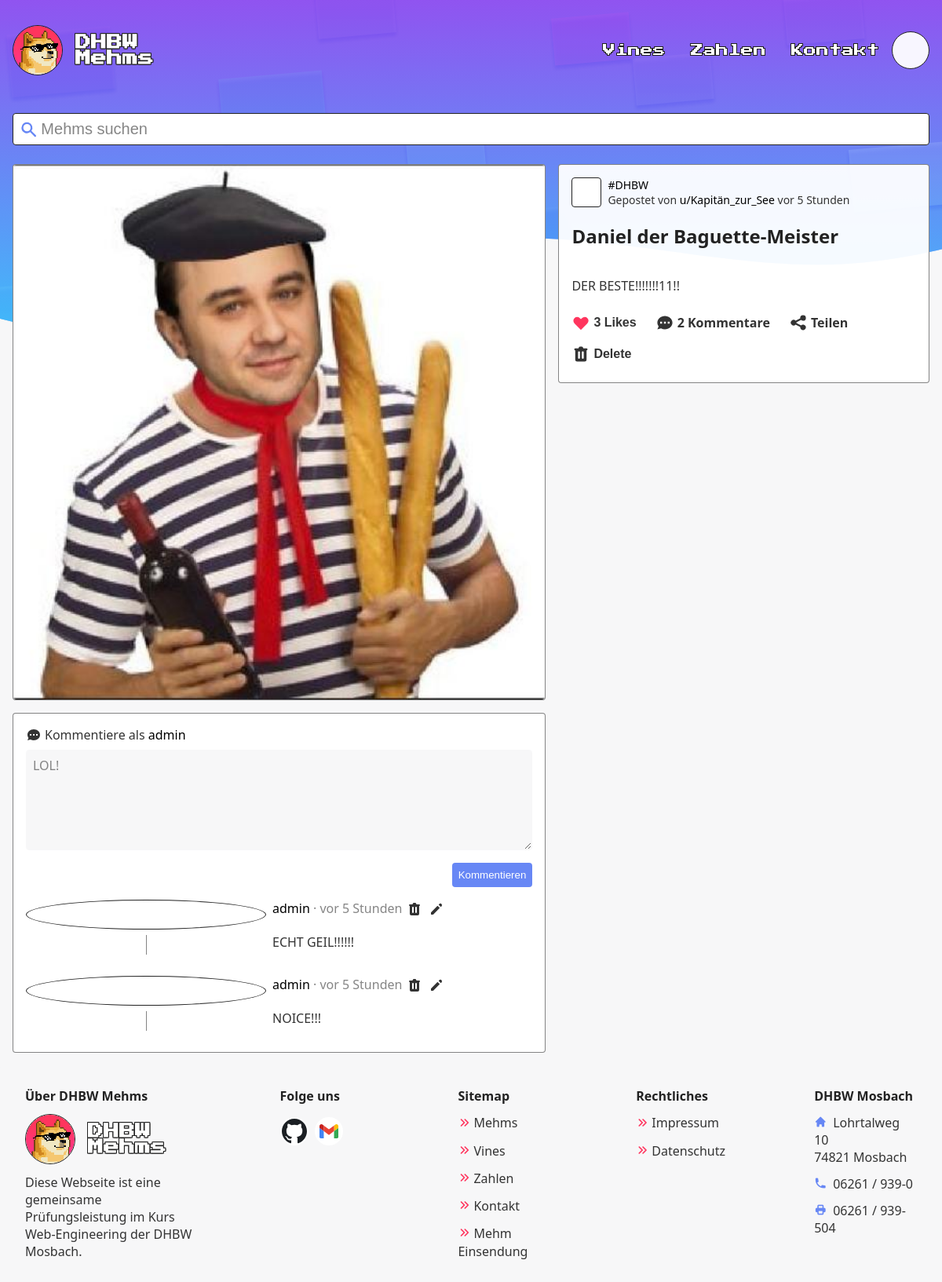
Screenshot of /php/mehm?id=4 (signed in) with the database file from the repository.
### tables this page shows
CREATE TABLE likes
(
    MehmID integer,
    UserID integer,
    PRIMARY KEY (MehmID, UserID),
    FOREIGN KEY (MehmID) REFERENCES mehms (ID) ON DELETE CASCADE,
    FOREIGN KEY (UserID) REFERENCES users (ID) ON DELETE CASCADE
);

CREATE TABLE mehms
(
    ID          integer PRIMARY KEY AUTO_INCREMENT,
    UserID      integer NOT NULL,
    Path        text    NOT NULL UNIQUE,
    Title       text    NOT NULL,
    Type        text,
    Description text,
    Visible     boolean DEFAULT FALSE,
    VisibleOn   timestamp,
    FOREIGN KEY (UserID) REFERENCES Users (ID) ON DELETE CASCADE
);

CREATE TABLE comments
(
    ID        integer PRIMARY KEY AUTO_INCREMENT,
    MehmID    integer NOT NULL,
    UserID    integer,
    Comment   text,
    Timestamp timestamp DEFAULT now(),
    FOREIGN KEY (MehmID) REFERENCES mehms (ID) ON DELETE CASCADE,
    FOREIGN KEY (UserID) REFERENCES users (ID) ON DELETE CASCADE
);

CREATE TABLE users
(
    ID       integer PRIMARY KEY AUTO_INCREMENT,
    Name     text UNIQUE NOT NULL,
    Password text        NOT NULL,
    Type     text        NOT NULL
);

### php/scripts/database.php (called while the page is built, shortened)
<?php
class Database {
  public PDO $database;
  public function connectToDatabase(string $ROOT) {
    $mysql_host = "localhost";
    $mysql_database = "main";
    $mysql_user = "root";
    $mysql_password = "";
    try {
      $this->database = new PDO("mysql:host=$mysql_host;dbname=$mysql_database", $mysql_user, $mysql_password);
    } catch (PDOException $exception) {
      $this->setupDatabase($ROOT, new PDO("mysql:host=$mysql_host;dbname=", $mysql_user, $mysql_password));
      $this->database = new PDO("mysql:host=$mysql_host;dbname=$mysql_database", $mysql_user, $mysql_password);
    }
  }
  public function getMehm(int $id, bool $admin): array {
    $query = 'SELECT *, count(l.MehmID) AS likeCount, mehms.Type AS Type, mehms.ID AS ID, mehms.UserID as UID
      FROM mehms
      LEFT JOIN users u ON mehms.UserID = u.ID
      LEFT JOIN likes l ON mehms.ID = l.MehmID
      WHERE mehms.ID =' . $id;
    if (!$admin) {
      $query .= ' AND Visible = TRUE';
    }
    try {
      $result = $this->database->query($query)->fetchAll();
      return $result[0];
    } catch (PDOException $e) {
      return [];
    }
  }
  public function getComments(int $id): array {
    $query = 'SELECT u.Name AS Name, Comment, u.ID as UID, Timestamp, comments.ID as ID
            FROM comments
            LEFT JOIN users u ON comments.UserID = u.ID
            WHERE MehmID = ' . $id . '
            ORDER BY Timestamp DESC';
    try {
      return $this->database->query($query)->fetchAll();
    } catch (PDOException $e) {
      return [];
    }
  }
}

### php/mehm.php (the view, shortened to what this page needs)
<!DOCTYPE html>
<html lang="de">
<head>
  <link rel="stylesheet" href="../css/toolbar.css">
  <link rel="stylesheet" href="../css/mehm.css">
  <?php include("includes/meta.php"); ?>
</head>
<body>
  <?php
  require_once 'scripts/database.php';
  $db = new Database();
  function timeElapsedString(string $datetime, int $level = 1): string {
    $now = new DateTime;
    $ago = new DateTime($datetime);
    $diff = $now->diff($ago);
    $diff->w = floor($diff->d / 7);
    $diff->d -= $diff->w * 7;
    $string = array(
      'y' => ["Jahr", "Jahren"],
      'm' => ["Monat", "Monaten"],
      'w' => ["Woche", "Wochen"],
      'd' => ["Tag", "Tagen"],
      'h' => ["Stunde", "Stunden"],
      'i' => ["Minute", "Minuten"],
      's' => ["Sekunde", "Sekunden"],
    );
    foreach ($string as $k => &$v) {
      if ($diff->$k) {
        $v = $diff->$k . ' ' . ($diff->$k > 1 ? $v[1] : $v[0]);
      } else {
        unset($string[$k]);
      }
    }
    $string = array_slice($string, 0, $level);
    return $string ? 'vor ' . implode(', ', $string) : 'gerade eben';
  }
  $id = $_GET["id"] ?? "";
  $isAdmin = isset($_SESSION) && $_SESSION["usertype"] == 1;
  $mehm = $db->getMehm($id, $isAdmin);
  $comments = $db->getComments($id);
  $commentCount = count($comments);
  include("includes/header.php");
  $isLogedin = isset($_SESSION["loggedIn"]) && $_SESSION['loggedIn'] === true;
  $isAdmin = $isLogedin && $_SESSION["usertype"] == 1;
  $isPrivileged = $isLogedin && $_SESSION['id'] == $mehm['UID'] || $isAdmin;
  ?>
  <main class="container">
    <form id="query" name="query" action="." method="GET" class="toolbar">
      <?php include("includes/toolbar/search-box.php"); ?>
    </form>
    <div class="content">
      <div class="main">
        <div class="paperlike mehm">
          <img src="<?php echo "../assets/mehms/" . $mehm["Path"] ?>" alt="<?php echo $mehm["Description"] ?>">
        </div>
        <div class="paperlike comments" id="comments">
          <?php if ($isLogedin) {
            echo '<form class="write-comment" id="comment">
            <label for="message">
            <svg xmlns="http://www.w3.org/2000/svg" viewBox="0 0 20 20" fill="currentColor">
              <path fill-rule="evenodd" d="M18 10c0 3.866-3.582 7-8 7a8.841 8.841 0 01-4.083-.98L2 17l1.338-3.123C2.493 12.767 2 11.434 2 10c0-3.866 3.582-7 8-7s8 3.134 8 7zM7 9H5v2h2V9zm8 0h-2v2h2V9zM9 9h2v2H9V9z" clip-rule="evenodd" />
            </svg>
            <span>Kommentiere als <a class="underline" href="mehms?search=u/' . $_SESSION["username"] . '">' . $_SESSION["username"] . '</a></span>
            </label>
            <textarea id="message" placeholder="LOL!" required></textarea>
            <button id="' . $mehm['ID'] . '-' . $_SESSION['id'] . '">Kommentieren</button>
            </form>';
          }
          ?>
          <?php if (count($comments) > 0) {
            echo '<div class="comment-list">';
            foreach ($comments as $comment) {
              echo '<div class="flex">
                <div class="comment-left">
                  <a class="user" href="mehms?search=u/' . $comment["Name"] . '">
                    <svg class="box" height="32" data-jdenticon-value="' . $comment["Name"] . '"></svg>
                  </a>
                  <div class="v-line"></div>
                </div>
                <div class="comment-right">
                  <div class="flex">
                    <div>
                      <a class="user underline" href="mehms?search=u/' . $comment["Name"] . '">
                        ' . $comment["Name"] . '
                      </a>
                      <span class="p-a">· ' . timeElapsedString($comment["Timestamp"]) . '</span>
                    </div>';
              if ($isLogedin && $_SESSION['id'] == $comment['UID'] || $isAdmin) {
                echo '<button onclick="deleteComment(' . $comment['ID'] . ')">
                        <svg xmlns="http://www.w3.org/2000/svg" class="icon-sm" viewBox="0 0 20 20" fill="currentColor">
                          <path fill-rule="evenodd" d="M9 2a1 1 0 00-.894.553L7.382 4H4a1 1 0 000 2v10a2 2 0 002 2h8a2 2 0 002-2V6a1 1 0 100-2h-3.382l-.724-1.447A1 1 0 0011 2H9zM7 8a1 1 0 012 0v6a1 1 0 11-2 0V8zm5-1a1 1 0 00-1 1v6a1 1 0 102 0V8a1 1 0 00-1-1z" clip-rule="evenodd" />
                        </svg>
                      </button>
                      <button onclick="editComment(this, ' . $comment['ID'] . ')">
                        <svg xmlns="http://www.w3.org/2000/svg" class="icon-sm" viewBox="0 0 20 20" fill="currentColor">
                          <path d="M13.586 3.586a2 2 0 112.828 2.828l-.793.793-2.828-2.828.793-.793zM11.379 5.793L3 14.172V17h2.828l8.38-8.379-2.83-2.828z" />
                        </svg>
                      </button>';
              }
              echo '</div><p>' . htmlspecialchars($comment["Comment"]) . '</p>
                </div>
              </div>';
            }
            echo '</div>';
          } ?>
        </div>
      </div>
      <aside class="paperlike meta">
        <div class="posted">
          <div class="profile-picture">
            <svg height="36" data-jdenticon-value="<?php echo $mehm["Name"] ?>"></svg>
          </div>
          <div class="posted-text">
            <p><?php echo '<a class="underline" href="mehms?filter=' . $mehm["Type"] . '">#' . $mehm["Type"] . '</a>' ?>
              <br> Gepostet
              von <?php echo '<a class="underline" href="mehms?search=u%2F' . $mehm["Name"] . '">u/' . $mehm["Name"] . "</a> " . timeElapsedString($mehm["VisibleOn"]) ?>
            </p>
          </div>
        </div>
        <h1 id="title" <?php if ($isPrivileged) echo 'class="editable" contenteditable="true"' ?>><?php echo htmlspecialchars($mehm["Title"]) ?></h1>
        <p <?php if ($isPrivileged && $mehm["Description"] != "") echo 'class="editable" id="descp" contenteditable="true"' ?>><?php echo nl2br(htmlspecialchars($mehm["Description"])) ?></p>
        <div class="flex">
          <button class="meta-icon icon-text" id="like" <?php echo ($isLogedin) ? '' : ' style="cursor: not-allowed;"' ?>>
            <?php
            $beat = '';
            $sess = '';
            if ($isLogedin) {
              $sess = $_SESSION['id'];
              $query = "SELECT * FROM likes WHERE MehmID = " . $mehm['ID'] . " AND UserID = " . $_SESSION['id'];
              $liked = $db->database->query($query)->fetchall();
              if (!empty($liked)) $beat = ' beat';
            }
            echo '<svg xmlns="http://www.w3.org/2000/svg" class="icon-md' . $beat . '" id="a' . $mehm['ID'] . 'a' . $sess . '" viewBox="0 0 20 20" fill="currentColor">
              <path fill-rule="evenodd" d="M3.172 5.172a4 4 0 015.656 0L10 6.343l1.172-1.171a4 4 0 115.656 5.656L10 17.657l-6.828-6.829a4 4 0 010-5.656z" clip-rule="evenodd" />
              </svg>' ?>
            <?php echo $mehm['likeCount'] ?> Like<?php if ($mehm['likeCount'] != 1) echo "s"; ?>
          </button>
          <a class="meta-icon icon-text" href="#comments">
            <?php echo $commentCount ?> Kommentar<?php if ($commentCount != 1) echo "e"; ?>
          </a>
          <span class="meta-icon icon-text" onclick="copyURL()">
            <svg xmlns="http://www.w3.org/2000/svg" id="share-button" class="icon-md" viewBox="0 0 20 20" fill="currentColor">
              <path d="M15 8a3 3 0 10-2.977-2.63l-4.94 2.47a3 3 0 100 4.319l4.94 2.47a3 3 0 10.895-1.789l-4.94-2.47a3.027 3.027 0 000-.74l4.94-2.47C13.456 7.68 14.19 8 15 8z" />
            </svg>
            Teilen
          </span>
          <?php if ($isPrivileged) echo '
            <button class="meta-icon icon-text" onclick="deleteMehm(' . $mehm['ID'] . ')">
              <svg xmlns="http://www.w3.org/2000/svg" class="icon-md" viewBox="0 0 20 20" fill="currentColor">
                <path fill-rule="evenodd" d="M9 2a1 1 0 00-.894.553L7.382 4H4a1 1 0 000 2v10a2 2 0 002 2h8a2 2 0 002-2V6a1 1 0 100-2h-3.382l-.724-1.447A1 1 0 0011 2H9zM7 8a1 1 0 012 0v6a1 1 0 11-2 0V8zm5-1a1 1 0 00-1 1v6a1 1 0 102 0V8a1 1 0 00-1-1z" clip-rule="evenodd" />
              </svg>
              Delete
            </button>';
          ?>
        </div>
      </aside>
    </div>
  </main>
  <?php include("includes/footer.php"); ?>
</body>
</html>

### css/toolbar.css (style rules this page uses)
.toolbar { position: sticky; top: 0; z-index: 8; padding: 8px 0; margin-bottom: 1rem; transition: top 0.2s; display: flex; flex: 8 1 300px; gap: 0.75rem; flex-wrap: wrap; }
@media (min-width: 720px) { .toolbar { top: 8px; padding: 0 0 8px 0; } }

### css/mehm.css (style rules this page uses)
main .content { display: flex; flex-direction: column-reverse; gap: 1rem; background: var(--color-bg2-a); border: 1px solid var(--color-p-a); border-radius: 4px; padding: 1rem; }
main .paperlike { border-radius: 4px; }
main .paperlike.mehm { display: flex; justify-content: center; }
main .main { flex: 1 1 60%; display: flex; flex-direction: column; }
main .main img { padding: 0; overflow: hidden; width: 100%; object-fit: contain; max-width: 100%; max-height: 768px; border-radius: 4px; display: block; user-select: none; }
main .write-comment label { display: flex; align-items: center; margin: 0 0 8px 0; gap: 4px; }
main .write-comment label svg { height: 20px; }
main textarea { display: block; height: 8rem; resize: vertical; min-height: 39px; color: var(--color-p); border: 1px solid var(--color-bg); margin-bottom: 1rem; background: var(--color-bg-a); padding: 0.5rem; border-radius: 4px; width: 100%; box-sizing: border-box; font-family: var(--font-sans); font-size: 1rem; }
main textarea::placeholder { color: var(--color-p-a); }
main .write-comment button { background: var(--color-primary); color: #fff; font-weight: 500; border-radius: 4px; padding: 0.5rem; border: none; margin-left: auto; display: block; cursor: pointer; }
main .comments { margin-top: 1rem; padding: 1rem; display: flex; flex-direction: column; gap: 1rem; }
main .comment-list>.flex { display: flex; gap: 8px; }
main .comments .user .box { padding: 2px; border-radius: 50%; background-color: #fff; }
main .comments .comment-left { display: flex; flex-direction: column; align-items: center; z-index: 4; }
main .comments .comment-right button { margin-left: 4px; padding: 2px; border: none; background: transparent; color: var(--color-p); cursor: pointer; }
main .comments p { word-break: break-word; white-space: pre-line; }
main .comment-list { display: flex; flex-direction: column; gap: 1rem; }
main .p-a { color: var(--color-p-a); }
main .editable { border-radius: 4px; display: inline-block; width: 100%; }
main .meta { flex: 0 2 40%; }
main .posted { display: flex; }
main .posted-text { display: flex; align-items: center; font-size: 0.875rem; }
main .posted-text p { margin: 0; }
main .profile-picture { display: flex; justify-content: center; align-items: center; background: #fff; width: 36px; min-width: 36px; height: 36px; border: 1px solid var(--color-border); border-radius: 4px; overflow: hidden; margin-right: 8px; }
main h1 { word-break: break-all; }
main .meta .flex { gap: 0 0.5rem; flex-wrap: wrap; margin-left: -0.5rem; }
main .icon-text { display: flex; align-items: center; gap: 4px; cursor: pointer; }
main .meta-icon { padding: 8px; font-weight: 600; font-size: 1rem; }
main button.meta-icon { background: transparent; border: none; color: var(--color-p); }
main .beat { color: var(--color-secondary); }
@media (min-width: 960px) { main .content { flex-direction: row; background: none; border: none; padding: 0; align-items: flex-start; } }
@media (min-width: 960px) { main .paperlike { background: var(--color-bg2-a); border: 1px solid var(--color-p-a); } }
@media (min-width: 960px) { main .meta { padding: 1rem; position: sticky; top: 56px; transition: top 0.2s; } }

### php/mehm.php (style rules this page uses)
:root { --banner-top: #b167eb; --banner-bottom: #4bd8f6; }

### rows the page displays
likes: MehmID.Path (picture), MehmID.Type "DHBW", users.Name "Kapitän_zur_See", MehmID.VisibleOn "vor 5 Stunden", MehmID.Title "Daniel der Baguette-Meister", MehmID.Description "DER BESTE!!!!!!!11!!"
comments: UserID.Name "admin", Timestamp "vor 5 Stunden", Comment "ECHT GEIL!!!!!!"
comments: UserID.Name "admin", Timestamp "vor 5 Stunden", Comment "NOICE!!!"

### other values shown
$_SESSION["username"] "admin"
$mehm['likeCount'] "3"
$commentCount "2"
